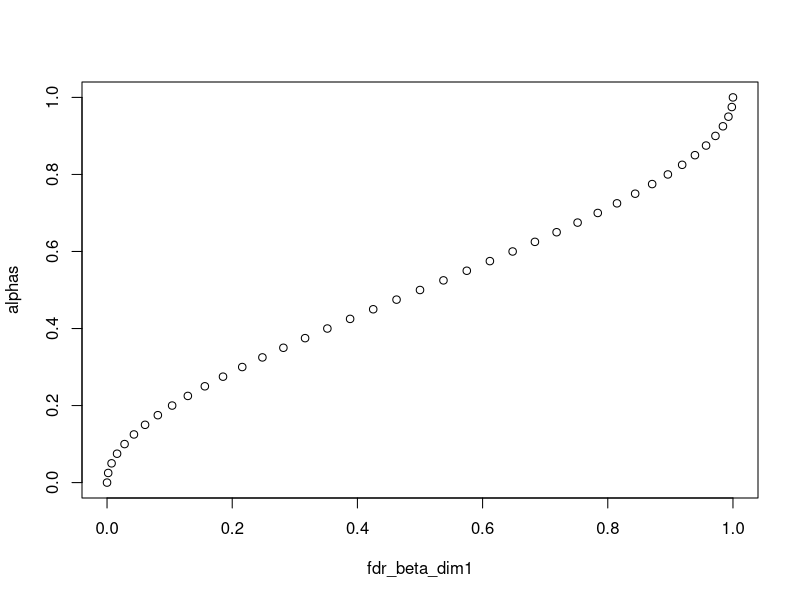
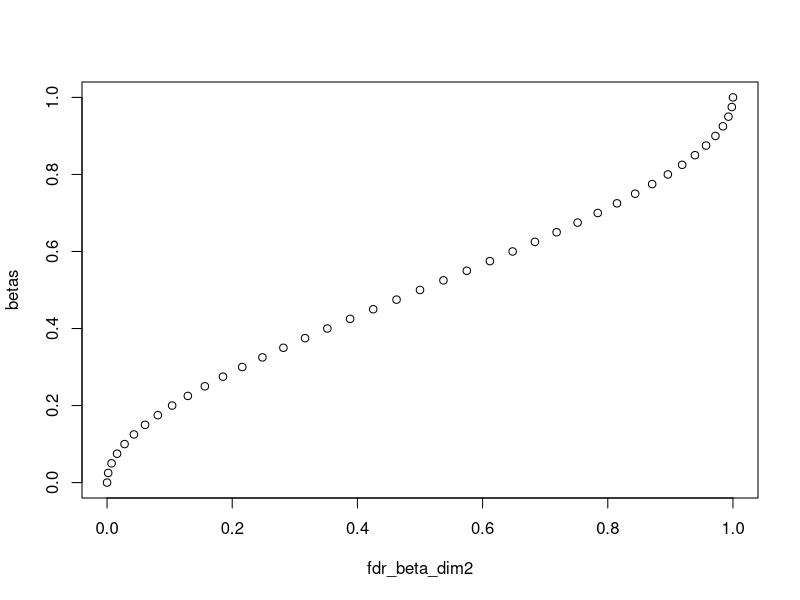
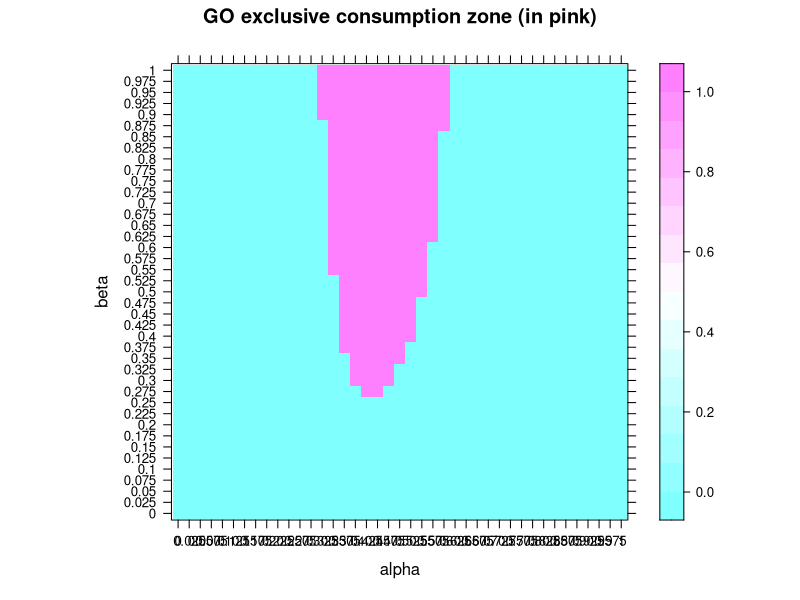
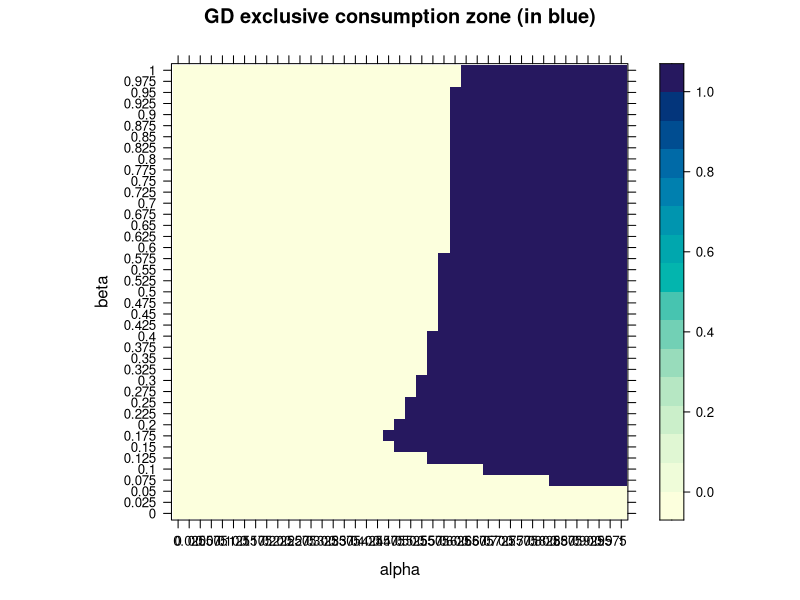
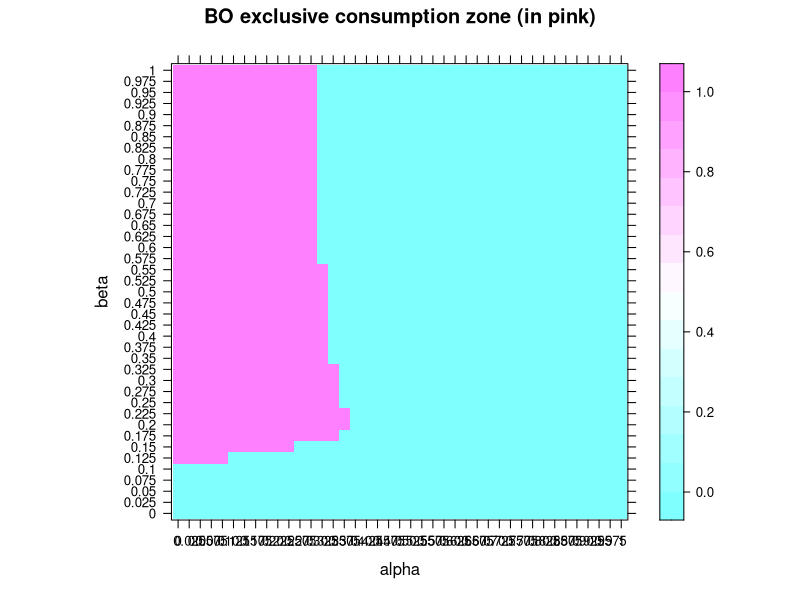
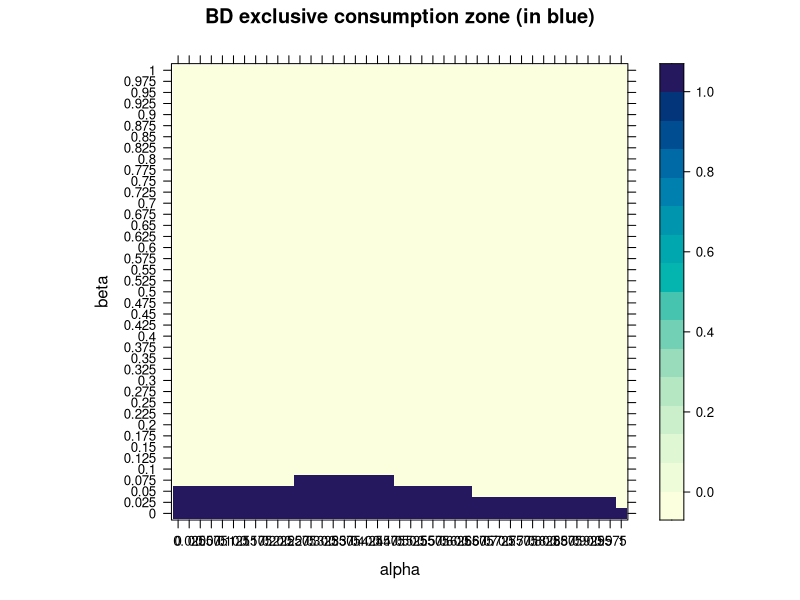
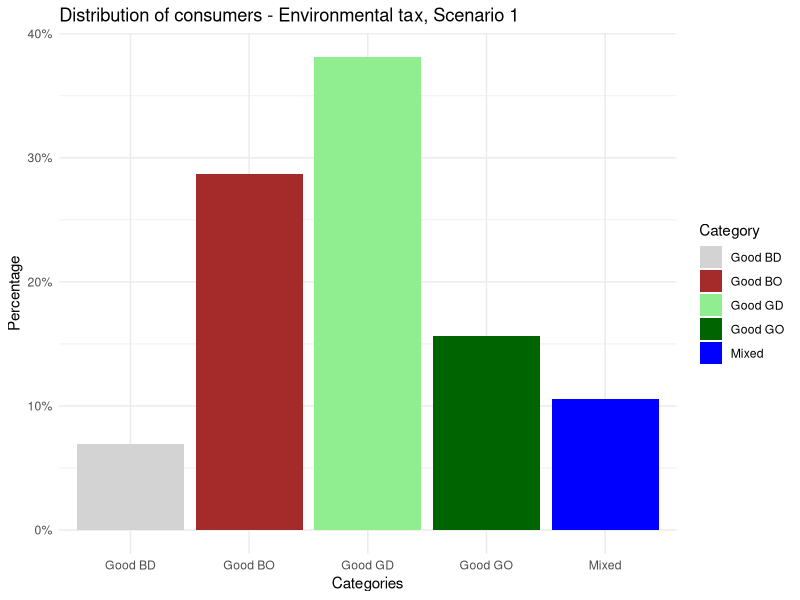
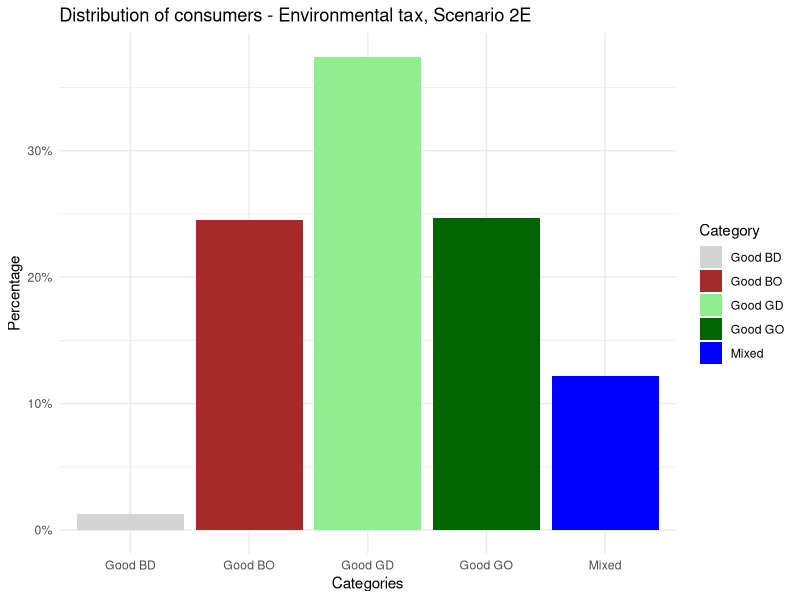

Write the R code that produced these figures, in order. (Note: this script raises an error after producing the figures.)
########## A model of consumption choices and sufficiency with environmental and social image preferences - First simulation method ###########

# Install ggplot2 package if not already installed
#install.packages("ggplot2")


library(lattice)
library(tidyverse)
library (gtools)
library(RColorBrewer)
library(ggplot2)


######## INTRODUCTION ###############


rm(list=ls())

#This script is designed for numerical simulations associated to the model presented here : https://fr.overleaf.com/project/653a7f038e83eb35864f2593 
# It aims to calculate the consumption areas and quantities of different goods. 
#These goods are defined along two dimensions: green/brown, conspicuous/discreet.
#Depending on their personal preferences, agents can choose to consume one or several goods.




#Method used in this script : As our heterogeneous consumers are placed in a [0,1]*[0,1] grid according to their preferences (on the x-axis, environmental awareness; on the y-axis, concern for social image), 
#The idea behind this numerical method is to discretize/rasterize the square into several points/pixels (expressing the two types of preferences in percentages if the number of points is 101 on the square ; for example individuals lying at the origin being indifferent to both, while those at the top right hand corner have maximum sensitivities to both).


#Matrix size is defined as a function of the step between 2 pixels.
step = 0.025
size = 1/step + 1
size


#Let's also define our preference parameters, over which we will iterate
alphas <- seq(from = 0,to = 1,by=step)
betas_rev <- seq(from = 1,to = 0,by=-step) #reversed so that coordinates appear in the right order
betas <- seq(from = 0,to = 1,by=step) #only for graphs


######### SCENARIO CHOICE - Assign values to shape parameters according to the scenario ############

#Basic scenario 2 (2A): two beta laws with the two same shape parameters (bell curves) to model the concentration in the middle of the distribution
a=b=c=d=2

#Variant (2b) - Only concentrated for environmental sensitivity while uniform for status: the shape parameters are changed (the beta parameter is now assumed to follow a uniform distribution, i.e. a beta distribution with c=d=1).
#a=b=2
#c=d=1


#Scenario 2B: Lower/laxer environmental norm (concentration on the left, beta law with shape parameters 5 and 1 on alpha, uniform on beta).
#a=5
#b=c=d=1

#Scenario 2C : Higher/stringent environmental norm (right-hand concentration)
#a=c=d=1
#b=5



#Scenario 2D : social image matters less (widespread discretion)
#a=b=c=1
#d=5

#Scenario 2E: social image matters more ("Red Queen Economy", Keep Up With the Joneses...)
#a=b=d=1
#c=5


######## POPULATION DISTRIBUTIONS (Part 1) ##############

#Here, square matrices of dimension 'size' are defined. 


#To start with (scenario 1), we generate a uniformly distributed population density matrix of this size, giving the proportions of individuals positioned at each point on the map. 
n1 <- size
n2 <- size
pop <- matrix (rep(1/(size*size), n1*n2), n1, n2)
pop
#For example, by choosing a step size of 0.2, we have a matrix of size 6*6, with 36 coefficients ; while it is 11*11 (and 101 coeffs) for a 0.1 step (the default choice in the first place)



#Scenario 2: population concentration around some values
#This case is modeled by a product of independent beta laws for each preference parameter.

pop2 <- matrix(,n1,n2) #an empty matrix
 

###Code that computes discrete densities for scenario 2###

#We create our quantile vectors (in line)

alphas_vector <- t(matrix(alphas))
betas_vector <- t(matrix(betas))

#Starting from the repartition function, we define the discrete density of a beta (one for each of the 2 dimensions).

densite_beta_dim1 <- function(n, a, b, step) {
  if (n == 0) {
    return(pbeta(1, a, b) - pbeta(1 - step/2, a, b))
  } 
  if (n == 1/step) {
    return(pbeta(step/2,a,b) - pbeta(0,a,b))
  } 
  else {
    densite <- pbeta(step/2 + 1 - n * step, a, b) - pbeta(step/2 + 1 - (n + 1) * step, a, b)
    return(densite)
  }
}

densite_beta_dim2 <- function(n, c, d, step) {
  if (n == 0) {
    return(pbeta(1, c, d) - pbeta(1 - step/2, c, d))
  } 
  if (n == 1/step) {
    return(pbeta(step/2,c,d) - pbeta(0,c,d))
  } 
  else {
    densite <- pbeta(step/2 + 1 - n * step, c, d) - pbeta(step/2 + 1 - (n + 1) * step, c, d)
    return(densite)
  }
}



####################################### POPULATION DISTRIBUTIONS (Part 2) ###########




# Calling the functions at n = 0 and storing the result
result_at_0_dim1 <- densite_beta_dim1(0, a, b, step)
result_at_0_dim2 <- densite_beta_dim2(0, c, d, step)


# Storing other values iteratively in a matrix 
num_iterations <- size - 1  # Change this value as needed
proba_values_dim1 <- matrix(0, nrow = 1, ncol = num_iterations + 1)
proba_values_dim2 <- matrix(0, nrow = 1, ncol = num_iterations + 1)

for (i in 1:num_iterations) {
  proba_values_dim1[1, i + 1] <- densite_beta_dim1(i, a, b, step)
  proba_values_dim2[1, i + 1] <- densite_beta_dim2(i, c, d, step)
}

proba_values_dim1[1]=result_at_0_dim1
proba_values_dim2[1]=result_at_0_dim2

sum(proba_values_dim1)
sum(proba_values_dim2)
#bell-shaped densities, symmetrical and sum to one : perfect !!!


#We multiply our two probability vectors to obtain the probabilities for the entire population.
pop2 = t(proba_values_dim2)%*%proba_values_dim1
#There is indeed a higher population concentration on median values compared to the uniform case.

sum(pop2) 
#just checking, we're good in all dimensions :)
        


#Remark : Repartition functions can be represented (the same ones, with identical shape parameters)
fdr_beta_dim1 <-pbeta(alphas, shape1 = a, shape2 =b)
plot(fdr_beta_dim1,alphas)

fdr_beta_dim2 <-pbeta(betas, shape1 = c, shape2 =d)
plot(fdr_beta_dim2,betas)


#Astuce pour pas avoir à tout relancer = faire une fonction qui demande les paramètres et renvoie tous les résultats
programme<- function() {
  
  x <- as.numeric(readline(prompt = "valeur de x ?"))
  y<- as.numeric(readline(prompt = "valeur de y ?"))
  z<- as.numeric(readline(prompt = "valeur de z ?"))
  
  fonction <- function(x,y,z){
    return(x*y + z*x)
  }
  print(fonction(x, y, z))
}



############# BORDER PARAMETRIZATION ####################

#We define our "borders", delimiting the consumption zones according to the exogenous model parameters (so that we can study the different cases by changing only the following values).
#we initialize the parameters of our "borders", i.e. the prices of the four goods, individual income and marginal damage as well as impact parameters (satisfying model assumptions)
p_go = 3.08
p_gd = 2.04
p_bo = 2.2
p_bd = 1.1 
R = 20
d_prime = 0.01
gamma_bo = 4
gamma_bd = 2
gamma_go = 1.6
gamma_gd = 0.8





######## COMPUTATION OF CONSUMPTION ZONE MATRICES  ###############


#1st method (inspired from the simpler model):
#We run a nested loop on our individuals (i.e. their alpha and beta parameters, which we will convert - by normalizing - into (x,y) coordinates where the coordinates lie between 1 and size).
#For each point (i.e. pair of parameters) we look at which of the 12 constraints are satisfied, which determines the type of good consumed at that point (and the corresponding matrix among the 4 defined above, which will be filled by a "1" at the associated (x,y) point where the good is exclusively consumed).
#The idea is to create four size*size boolean matrices (true = 1 /false = 0), one for each type of consumer; and to examine for each point on the square (using nested loops) whether it satisfies the constraints corresponding to a certain type.

#We start by exclusive consumption zones only (defining the 4 corresponding matrices)
#Then we compute the mixed consumption zones matrices 

#In the end, we'll check that the sum of these four matrices gives 1s in the exclusive consumption zones and integers from 2 to 4 elsewhere.


#1.Exclusive consumption zones


# Function to calculate boolean value based on condition
calculate_boolean <- function(condition) {
  if (condition) {
    return(1)
  } else {
    return(0)
  }
}

# Function to calculate preferences for each good
calculate_preferences <- function(alpha, beta, p_go, p_gd, p_bo, p_bd, R, d_prime, 
                                  gamma_go, gamma_gd, gamma_bo, gamma_bd) {
  bool_f1 <- calculate_boolean((1 - (p_go / p_gd) * alpha) * beta > (((p_go / p_gd) - 1) * (p_go / R) + d_prime * alpha * (gamma_go - gamma_gd * (p_go / p_gd))))
  bool_f2 <- calculate_boolean((1 - (p_go / p_bo) * (1 - alpha)) * beta > (((p_go / p_bo) - 1) * (p_go / R) + d_prime * alpha * (gamma_go - gamma_bo * (p_go / p_bo))))
  bool_f3 <- calculate_boolean(beta > ((p_go/p_bd - 1) * (p_go / R) + d_prime * alpha * (gamma_go - gamma_bd * p_go/p_bd)))
  
  bool_g1 <- calculate_boolean((alpha - (p_gd / p_go)) * beta > (((p_gd / p_go) - 1) * (p_gd / R) + d_prime * alpha * (gamma_gd - gamma_go * (p_gd / p_go))))
  bool_g2 <- calculate_boolean((alpha - (p_gd / p_bo) * (1 - alpha)) * beta > (((p_gd / p_bo) - 1) * (p_gd / R) + d_prime * alpha * (gamma_gd - gamma_bo * (p_gd / p_bo))))
  bool_g3 <- calculate_boolean(alpha * beta > ((p_gd/p_bd - 1) * (p_gd / R) + d_prime * alpha * (gamma_gd - gamma_bd * p_gd/p_bd)))
  
  bool_h1 <- calculate_boolean((1 - alpha - (p_bo / p_go)) * beta > (((p_bo / p_go) - 1) * (p_bo / R) + d_prime * alpha * (gamma_bo - gamma_go * (p_bo / p_go))))
  bool_h2 <- calculate_boolean((1 - alpha * (p_bo / p_gd)) * beta > (((p_bo / p_gd) - 1) * (p_bo / R) + d_prime * alpha * (gamma_bo - gamma_gd * (p_gd / p_bo))))
  bool_h3 <- calculate_boolean((1 - alpha) * beta > ((p_bo/p_bd - 1) * (p_bo / R) + d_prime * alpha * (gamma_bo - gamma_bd * p_bo/p_bd)))
  
  bool_i1 <- calculate_boolean((p_bd/p_go)*beta < ((1- p_bd/p_go) * (p_bd / R) - d_prime * alpha * (gamma_bd - gamma_go * p_bd/p_go)))
  bool_i2 <- calculate_boolean(alpha*(p_bd/p_gd)*beta < ((1- p_bd/p_gd) * (p_bd / R) - d_prime * alpha * (gamma_bd - gamma_gd * p_bd/p_bd)))
  bool_i3 <- calculate_boolean((1-alpha)*(p_bd/p_bo)*beta < ((1- p_bd/p_bo) * (p_bd / R) - d_prime * alpha * (gamma_bd - gamma_bo * p_bd/p_bo)))
  return(c(bool_f1, bool_f2, bool_f3, bool_g1, bool_g2, bool_g3, bool_h1, bool_h2, bool_h3, bool_i1, bool_i2, bool_i3))
}

# Initialize matrices
mat_go_only <- matrix(, nrow = size, ncol = size)  
mat_gd_only <- matrix(, nrow = size, ncol = size)
mat_bo_only <- matrix(, nrow = size, ncol = size)
mat_bd_only <- matrix(, nrow = size, ncol = size)
test <- matrix(, nrow = size, ncol = size)

# Nested loop to qualify each constraint everywhere in the map
for (beta in betas_rev)  {
  for (alpha in alphas) {
    x = size - beta / step
    y = alpha / step + 1
    
    # Calculate preferences for each good
    preferences <- calculate_preferences(alpha, beta, p_go, p_gd, p_bo, p_bd, R, d_prime, gamma_go, gamma_gd, gamma_bo, gamma_bd)
    
    # Fill boolean matrices of exclusive consumption
    mat_go_only[x, y] <- prod(as.numeric(preferences[1:3]))
    mat_gd_only[x, y] <- prod(as.numeric(preferences[4:6]))
    mat_bo_only[x, y] <- prod(as.numeric(preferences[7:9]))
    mat_bd_only[x, y] <- prod(as.numeric(preferences[10:12]))
    
    test[x, y] <- mat_go_only[x, y] + mat_bo_only[x, y] + mat_gd_only[x, y] + mat_bd_only[x, y]
  }
}

#Our exclusive consumption matrices are almost fine, they perfectly tie in with our graphs.
#Summing the 4 matrices, we have a few zero coefficients, corresponding to zones in which several goods are consumed.


####### GRAPHICAL REPRESENTATIONS ##########

#To make better figures : https://r-graph-gallery.com/27-levelplot-with-lattice.html


#1. Exclusive consumption zones

#Good GO

  mat1<- mat_go_only %>% 
  as.tibble() %>% 
  as.list() %>% 
  lapply(function(x) rev(x)) %>% 
  do.call(rbind, .) %>% 
  as.matrix()

colnames(mat1)<-alphas
row.names(mat1)<-betas

levelplot(mat1, main="GO exclusive consumption zone (in pink)", xlab="alpha", ylab="beta", col.regions = cm.colors(121))   

#GD
mat2<- mat_gd_only %>% 
  as.tibble() %>% 
  as.list() %>% 
  lapply(function(x) rev(x)) %>% 
  do.call(rbind, .) %>% 
  as.matrix()

colnames(mat2)<-alphas
row.names(mat2)<-betas

levelplot(mat2, main="GD exclusive consumption zone (in blue)", xlab="alpha", ylab="beta")    


#BO

mat3<- mat_bo_only %>% 
  as.tibble() %>% 
  as.list() %>% 
  lapply(function(x) rev(x)) %>% 
  do.call(rbind, .) %>% 
  as.matrix()

colnames(mat3)<-alphas
row.names(mat3)<-betas


levelplot(mat3, main="BO exclusive consumption zone (in pink)", xlab="alpha", ylab="beta",col.regions = cm.colors(121))   


#BD

mat4<- mat_bd_only %>% 
  as.tibble() %>% 
  as.list() %>% 
  lapply(function(x) rev(x)) %>% 
  do.call(rbind, .) %>% 
  as.matrix()

colnames(mat4)<-alphas
row.names(mat4)<-betas

levelplot(mat4, main="BD exclusive consumption zone (in blue)", xlab="alpha", ylab="beta")  


########### COMPUTATION OF AGGREGATED QUANTITIES IN DIFFERENT SCENARIOS########

#In each case, we first compute the consumption shares and the quantities consumed.
#And then we derive the subsequent total environmental impacts.

### 1) Exclusive consumption only
 
###### Scenario 1  : Uniformly distributed population ######

#Consumption shares
pop_go_unif = pop*mat_go_only
pop_gd_unif = pop*mat_gd_only
pop_bo_unif = pop*mat_bo_only
pop_bd_unif = pop*mat_bd_only

#We express these consumption shares in percentages
excl_cons_go_scenar1 = sum(pop_go_unif)*100
excl_cons_gd_scenar1 = sum(pop_gd_unif)*100
excl_cons_bo_scenar1 = sum(pop_bo_unif)*100
excl_cons_bd_scenar1 = sum(pop_bd_unif)*100
total_exclusive = excl_cons_go_scenar1 + excl_cons_gd_scenar1  + excl_cons_bo_scenar1 + excl_cons_bd_scenar1 

excl_cons_go_scenar1 
excl_cons_gd_scenar1
excl_cons_bo_scenar1 
excl_cons_bd_scenar1
total_exclusive



#We represent these shares in a diagram 

categories <- c("Good GO", "Good GD", "Good BO", "Good BD", "Mixed")
percentages <- c(excl_cons_go_scenar1, excl_cons_gd_scenar1, excl_cons_bo_scenar1, excl_cons_bd_scenar1, 100-total_exclusive)

# Create a data frame
data <- data.frame(Category = categories, Percentage = percentages)

# Set colors
custom_colors <- c("lightgrey", "brown", "lightgreen", "darkgreen", "blue") 

# Create a bar plot (caption to be changed according to the case tested)
plot <- ggplot(data, aes(x = Category, y = Percentage, fill = Category)) +
  geom_bar(stat = "identity") +
  labs(title = "Distribution of consumers - Environmental tax, Scenario 1",
       x = "Categories",
       y = "Percentage") +
  scale_y_continuous(labels = scales::percent_format(scale = 1)) +  # Format y-axis as percentage
  theme_minimal()+
  scale_fill_manual(values = custom_colors)

print(plot)




###### Scenario 2 : A concentration of the population around certain values (product of independent Beta laws) ######

pop_go_scenar2 = pop2*mat_go_only
pop_gd_scenar2 = pop2*mat_gd_only
pop_bo_scenar2 = pop2*mat_bo_only
pop_bd_scenar2= pop2*mat_bd_only

excl_conso_go_scenar2 = sum(pop_go_scenar2)*100   
excl_conso_bo_scenar2 = sum(pop_bo_scenar2)*100
excl_conso_gd_scenar2 = sum(pop_gd_scenar2)*100
excl_conso_bd_scenar2 = sum(pop_bd_scenar2)*100
total_exclusive2 = excl_conso_go_scenar2 + excl_conso_gd_scenar2  + excl_conso_bo_scenar2 + excl_conso_bd_scenar2

excl_conso_go_scenar2
excl_conso_bo_scenar2
excl_conso_gd_scenar2
excl_conso_bd_scenar2
total_exclusive2

#We represent these shares in a diagram 

categories2 <- c("Good GO", "Good GD", "Good BO", "Good BD", "Mixed")
percentages2 <- c(excl_conso_go_scenar2, excl_conso_gd_scenar2, excl_conso_bo_scenar2, excl_conso_bd_scenar2, 100-total_exclusive2)  

# Create a data frame
data2 <- data.frame(Category = categories2, Percentage = percentages2)

custom_colors <- c("lightgrey", "brown", "lightgreen", "darkgreen", "blue")  


# Create a bar plot (caption to be changed according to the case/scenario tested)
plot2 <- ggplot(data2, aes(x = Category, y = Percentage, fill = Category)) +
  geom_bar(stat = "identity") +
  labs(title = "Distribution of consumers - Environmental tax, Scenario 2E",
       x = "Categories",
       y = "Percentage") +
  scale_y_continuous(labels = scales::percent_format(scale = 1)) +  # Format y-axis as percentage
  theme_minimal()+
  scale_fill_manual(values = custom_colors)

print(plot2)


### Common to all scenarios  : 

###We define the quantities consumed in each exclusive zone by each consumer.

indiv_quantity_go = R/p_go
indiv_quantity_gd = R/p_gd
indiv_quantity_bo = R/p_bo
indiv_quantity_bd = R/p_bd


### Multiplying the population matrix coefficients by these quantities yields total quantities for each good : 

#Scenario 1 : for a uniform distribution, it is sufficient to sum all the coefficients wihtout using the pop matrix as we know the population is equally distributed

total_quantity_go = sum(indiv_quantity_go*mat_go_only)
total_quantity_gd = sum(indiv_quantity_gd*mat_gd_only) 
total_quantity_bo = sum(indiv_quantity_bo*mat_bo_only)
total_quantity_bd = sum(indiv_quantity_bd*mat_bd_only) 
total_quantity_consumed = total_quantity_go + total_quantity_gd + total_quantity_bo + total_quantity_bd

total_quantity_go
total_quantity_gd
total_quantity_bo
total_quantity_bd
total_quantity_consumed



#Scenario 2 

#We first rescale population matrices by the size of the population (the square of the size variable) so that a bit more than 1 individual lie in each pixel in a concentrated area (max seems to be around 2.3), whereas one can find values between 0 and 1 when one gets further from the concentrated area
pop_go_scenar2_rescaled = pop_go_scenar2*size^2
pop_gd_scenar2_rescaled = pop_gd_scenar2*size^2
pop_bo_scenar2_rescaled = pop_bo_scenar2*size^2
pop_bd_scenar2_rescaled= pop_bd_scenar2*size^2


#And then we apply the same principle

total_quantity_go_scenar2 = sum(indiv_quantity_go*pop_go_scenar2_rescaled)
total_quantity_gd_scenar2 = sum(indiv_quantity_gd*pop_gd_scenar2_rescaled) 
total_quantity_bo_scenar2 = sum(indiv_quantity_bo*pop_bo_scenar2_rescaled)
total_quantity_bd_scenar2 = sum(indiv_quantity_bd*pop_bd_scenar2_rescaled) 
total_quantity_consumed_scenar2 = total_quantity_go_scenar2 + total_quantity_gd_scenar2 + total_quantity_bo_scenar2 + total_quantity_bd_scenar2

total_quantity_go_scenar2
total_quantity_gd_scenar2
total_quantity_bo_scenar2
total_quantity_bd_scenar2
total_quantity_consumed_scenar2






###Finally, in each scenario, weighting these total quantities by the coefficients of environmental impact yields us a total environmental impact value of each good:

#Scenario 1

total_impact_go = gamma_go*total_quantity_go
total_impact_gd = gamma_gd*total_quantity_gd
total_impact_bo = gamma_bo*total_quantity_bo
total_impact_bd = gamma_bd*total_quantity_bd
total_impact_consumption = total_impact_go + total_impact_gd + total_impact_bo + total_impact_bd

total_impact_go
total_impact_gd
total_impact_bo
total_impact_bd
total_impact_consumption


#Plot the impacts 

data_impacts <- data.frame(
  category = c("Good BD", "Good  BO", "Good GD ", "Good  GO"),
  values = c(total_impact_bd, total_impact_bo, total_impact_gd, total_impact_go)
)

bar_colors <- c("lightgrey", "brown", "lightgreen", "darkgreen")

ylim_values <- c(0, 50000)

barplot(data_impacts$values, names.arg = data_impacts$category,  col = bar_colors, main = "Env. impacts by good type - Case 4, Sce. 1", ylab = "Impacts", border = "black",ylim = ylim_values)



#Scenario 2

total_impact_go_scenar2 = gamma_go*total_quantity_go_scenar2
total_impact_gd_scenar2 = gamma_gd*total_quantity_gd_scenar2
total_impact_bo_scenar2 = gamma_bo*total_quantity_bo_scenar2
total_impact_bd_scenar2 = gamma_bd*total_quantity_bd_scenar2
total_impact_consumption_scenar2 = total_impact_go_scenar2 + total_impact_gd_scenar2 + total_impact_bo_scenar2 + total_impact_bd_scenar2

total_impact_go_scenar2
total_impact_gd_scenar2
total_impact_bo_scenar2
total_impact_bd_scenar2
total_impact_consumption_scenar2

#Plot
data_impacts <- data.frame(
  category = c("Good BD", "Good  BO", "Good GD ", "Good  GO"),
  values = c(total_impact_bd_scenar2, total_impact_bo_scenar2, total_impact_gd_scenar2, total_impact_go_scenar2)
)

ylim_values <- c(0, 50000) #to be changed according to the analysis

bar_colors <- c("lightgrey", "brown", "lightgreen", "darkgreen")

barplot(data_impacts$values, names.arg = data_impacts$category,  col = bar_colors, main = "Env.impacts by good type - Reference case, Sce. 2B", ylab = "Impacts", border = "black",ylim = ylim_values)




###As an additional sufficiency metrics, let's compute the total impact per capita

#Scenario 1 : we simply divide aggregate impact by the population inside exclusive consumption zones (here we can simply divide total impact by the percentage of exclusive pixels as we have one pixel = one person)

total_impact_percapita = total_impact_consumption/((excl_cons_go_scenar1+excl_cons_gd_scenar1+excl_cons_bo_scenar1+excl_cons_bd_scenar1)*1/100*size^2)
total_impact_percapita

#Scenario 2 : To obtain the impact per capita, here we need to know how many exclusive consumers there are taking into account the rescaled matrices 

number_exclusives = sum(pop_go_scenar2_rescaled)+sum(pop_gd_scenar2_rescaled)+sum(pop_bo_scenar2_rescaled)+sum(pop_bd_scenar2_rescaled)
number_exclusives #different from size square

total_impact_percapita_scenar2 = total_impact_consumption_scenar2/number_exclusives
total_impact_percapita_scenar2

#Compute the variation (in percentage) of impacts per capita when changing pop distribution from uniform to concentration
variation_impactpercapita = ((total_impact_percapita_scenar2-total_impact_percapita)/total_impact_percapita)*100
variation_impactpercapita



#To study the different cases within each scenario :
#we go to the 'parametrization' section above and directly change the parameters according to what we want to test, and then rerun the code (corresponding to the chosen scenario) up to this point.


########### COMPARING CASES AND SCENARIOS #########

#To ensure better comparability, let's plot per capita variables (+variations?) in the different cases, in both scenarios.
#To do this, we have to store the results for each case in different variables, that we will finally use in the code for the plot.

#1. Per capita impacts

#Scenario 1 results : store in the suited variable according to case tested.
#total_impact_percapita_unif_ref <- total_impact_percapita 
#total_impact_percapita_unif_case2 <-  total_impact_percapita 
#total_impact_percapita_unif_case3 <-  total_impact_percapita 
#total_impact_percapita_unif_case4 <-  total_impact_percapita 
#total_impact_percapita_unif_case5 <-  total_impact_percapita 
#total_impact_percapita_unif_case6 <-  total_impact_percapita 
#total_impact_percapita_unif_case7 <-  total_impact_percapita 
#total_impact_percapita_unif_degrowth <- total_impact_percapita 
#total_impact_percapita_unif_tax <- total_impact_percapita

#Scenario 2A results
#total_impact_percapita_scenar2A_ref <- total_impact_percapita_scenar2 
#total_impact_percapita_scenar2A_case2 <-  total_impact_percapita_scenar2 
#total_impact_percapita_scenar2A_case3 <-  total_impact_percapita_scenar2 
#total_impact_percapita_scenar2A_case4 <-  total_impact_percapita_scenar2 
#total_impact_percapita_scenar2A_case5 <-  total_impact_percapita_scenar2 
#total_impact_percapita_scenar2A_case6 <-  total_impact_percapita_scenar2 
#total_impact_percapita_scenar2A_case7 <-  total_impact_percapita_scenar2 
#total_impact_percapita_scenar2A_degrowth <- total_impact_percapita_scenar2 
#total_impact_percapita_scenar2A_tax <- total_impact_percapita_scenar2 



#Scenario 2B results
#total_impact_percapita_scenar2B_ref <- total_impact_percapita_scenar2 
#total_impact_percapita_scenar2B_case2 <-  total_impact_percapita_scenar2
#total_impact_percapita_scenar2B_case3 <-  total_impact_percapita_scenar2
#total_impact_percapita_scenar2B_case4 <-  total_impact_percapita_scenar2
#total_impact_percapita_scenar2B_case5 <-  total_impact_percapita_scenar2
#total_impact_percapita_scenar2B_case6 <-  total_impact_percapita_scenar2
#total_impact_percapita_scenar2B_case7 <-  total_impact_percapita_scenar2
#total_impact_percapita_scenar2B_degrowth <- total_impact_percapita_scenar2  
#total_impact_percapita_scenar2B_tax <- total_impact_percapita_scenar2

#Scenario 2C results
#total_impact_percapita_scenar2C_ref <- total_impact_percapita_scenar2 
#total_impact_percapita_scenar2C_case2 <-  total_impact_percapita_scenar2
#total_impact_percapita_scenar2C_case3 <-  total_impact_percapita_scenar2
#total_impact_percapita_scenar2C_case4 <-  total_impact_percapita_scenar2
#total_impact_percapita_scenar2C_case5 <-  total_impact_percapita_scenar2
#total_impact_percapita_scenar2C_case6 <-  total_impact_percapita_scenar2
#total_impact_percapita_scenar2C_case7 <-  total_impact_percapita_scenar2
#total_impact_percapita_scenar2C_degrowth <- total_impact_percapita_scenar2 
#total_impact_percapita_scenar2C_tax <- total_impact_percapita_scenar2


#Scenario 2D results
#total_impact_percapita_scenar2D_ref <- total_impact_percapita_scenar2
#total_impact_percapita_scenar2D_case2 <-  total_impact_percapita_scenar2
#total_impact_percapita_scenar2D_case3 <-  total_impact_percapita_scenar2
#total_impact_percapita_scenar2D_case4 <-  total_impact_percapita_scenar2
#total_impact_percapita_scenar2D_case5 <-  total_impact_percapita_scenar2
#total_impact_percapita_scenar2D_case6 <-  total_impact_percapita_scenar2
#total_impact_percapita_scenar2D_case7 <-  total_impact_percapita_scenar2

#Scenario 2E results
#total_impact_percapita_scenar2E_ref <- total_impact_percapita_scenar2 
#total_impact_percapita_scenar2E_case2 <-  total_impact_percapita_scenar2
#total_impact_percapita_scenar2E_case3 <-  total_impact_percapita_scenar2
#total_impact_percapita_scenar2E_case4 <-  total_impact_percapita_scenar2
#total_impact_percapita_scenar2E_case5 <-  total_impact_percapita_scenar2
#total_impact_percapita_scenar2E_case6 <-  total_impact_percapita_scenar2
#total_impact_percapita_scenar2E_case7 <-  total_impact_percapita_scenar2
#total_impact_percapita_scenar2E_degrowth <- total_impact_percapita_scenar2 
#total_impact_percapita_scenar2E_tax <- total_impact_percapita_scenar2



#Let's start with case comparison in scenario 1.

# Store per capita impacts and case categories in lists or vectors
categories <- c("Ref", "Case 2", "Case 3", "Case 4", "Case 5", "Case 6","Degrowth","Tax")
per_capita_impacts <- c(
  total_impact_percapita_unif_ref,
  total_impact_percapita_unif_case2,
  total_impact_percapita_unif_case3,
  total_impact_percapita_unif_case4,
  total_impact_percapita_unif_case5,
  total_impact_percapita_unif_case6,
  total_impact_percapita_unif_degrowth,
  total_impact_percapita_unif_tax
  
)

# Create a data frame
data <- data.frame(Category = factor(categories, levels = c("Ref", "Tax", "Degrowth", "Case 2", "Case 3", "Case 4", "Case 5", "Case 6")), Numbers = per_capita_impacts)

# Set custom colors for the gradient fill
custom_gradient_colors <- colorRampPalette(c("green", "tan", "saddlebrown"))(length(per_capita_impacts))

# Create the bar plot using ggplot2
plot_pcimpact_unif <- ggplot(data, aes(x = Category, y = Numbers, fill = Numbers)) +
  geom_bar(stat = "identity") +
  labs(
    title = "Per capita impacts in the different cases, Uniform distribution",
    x = "Cases",
    y = "Impacts"
  ) +
  theme_minimal() +
  scale_fill_gradientn(
    colors = custom_gradient_colors,
    guide = "legend",
    name = "Impacts"
  )

# Display the plot
print(plot_pcimpact_unif)



#We then do the same in scenario 2A.

# Store per capita impacts and case categories in lists or vectors
categories <- c("Ref", "Case 2", "Case 3", "Case 4", "Case 5", "Case 6","Degrowth")
per_capita_impacts <- c(
  total_impact_percapita_scenar2A_ref,
  total_impact_percapita_scenar2A_case2,
  total_impact_percapita_scenar2A_case3,
  total_impact_percapita_scenar2A_case4,
  total_impact_percapita_scenar2A_case5,
  total_impact_percapita_scenar2A_case6,
  total_impact_percapita_scenar2A_degrowth
)

# Create a data frame
data <- data.frame(Category = factor(categories, levels = c("Ref", "Degrowth", "Case 2", "Case 3", "Case 4", "Case 5", "Case 6")), Numbers = per_capita_impacts)

# Set custom colors for the gradient fill
custom_gradient_colors <- colorRampPalette(c("green", "tan", "saddlebrown"))(length(per_capita_impacts))

# Create the bar plot using ggplot2
plot_pcimpact_scen2 <- ggplot(data, aes(x = Category, y = Numbers, fill = Numbers)) +
  geom_bar(stat = "identity") +
  labs(
    title = "Per capita impacts in the different cases, Scenario 2A",
    x = "Cases",
    y = "Impacts"
  ) +
  theme_minimal() +
  scale_fill_gradientn(
    colors = custom_gradient_colors,
    guide = "legend",
    name = "Impacts"
  )

# Display the plot
print(plot_pcimpact_scen2)


#Let's now plot the per capita impacts in the ref case according to the scenario

# Store per capita impacts and scenario categories in lists or vectors
categories <- c("Unif (Sce. 1)", "Sce. 2A", "Sce. 2B", "Sce. 2C", "Sce. 2D", "Sce. 2E")
per_capita_impacts <- c(
  total_impact_percapita_unif_ref,
  total_impact_percapita_scenar2A_ref,
  total_impact_percapita_scenar2B_ref,
  total_impact_percapita_scenar2C_ref,
  total_impact_percapita_scenar2D_ref,
  total_impact_percapita_scenar2E_ref
)

# Create a data frame
data <- data.frame(Category = factor(categories, levels = c("Unif (Sce. 1)", "Sce. 2A", "Sce. 2B", "Sce. 2C", "Sce. 2D", "Sce. 2E")), Numbers = per_capita_impacts)

# Set custom colors for the gradient fill
custom_gradient_colors <- colorRampPalette(c("green", "tan", "saddlebrown"))(length(per_capita_impacts))

# Create the bar plot using ggplot2
plot_pcimpact_ref <- ggplot(data, aes(x = Category, y = Numbers, fill = Numbers)) +
  geom_bar(stat = "identity") +
  labs(
    title = "Per capita impacts in the different population scenarios, Ref. case",
    x = "Population distribution scenarios",
    y = "Impacts"
  ) +
  theme_minimal() +
  scale_fill_gradientn(
    colors = custom_gradient_colors,
    guide = "legend",
    name = "Impacts"
  )

# Display the plot
print(plot_pcimpact_ref)



#We now plot the different degrowth scenarios (depending on evolution of preferences)

# Store per capita impacts and scenario categories in lists or vectors
categories <- c("Ref-Center", "Degrowth-Center", "Degrowth-Left", "Degrowth-Right", "Degrowth-Top")
per_capita_impacts <- c(
  total_impact_percapita_scenar2A_ref,
  total_impact_percapita_scenar2A_degrowth,
  total_impact_percapita_scenar2B_degrowth,
  total_impact_percapita_scenar2C_degrowth,
  total_impact_percapita_scenar2E_degrowth
)

# Create a data frame
data <- data.frame(Category = factor(categories, levels = c("Ref-Center", "Degrowth-Center", "Degrowth-Left", "Degrowth-Right", "Degrowth-Top")), Numbers = per_capita_impacts)

# Set custom colors for the gradient fill
custom_gradient_colors <- colorRampPalette(c("green", "tan", "saddlebrown"))(length(per_capita_impacts))

# Create the bar plot using ggplot2
plot_pcimpact_degrowth <- ggplot(data, aes(x = Category, y = Numbers, fill = Numbers)) +
  geom_bar(stat = "identity") +
  labs(
    title = "Per capita impacts in different degrowth scenarios relative to baseline",
    x = "Scenarios (case-type of population distribution concentration)",
    y = "Per capita impacts"
  ) +
  theme_minimal() +
  scale_fill_gradientn(
    colors = custom_gradient_colors,
    guide = "legend",
    name = "Impacts"
  )

# Display the plot
print(plot_pcimpact_degrowth)




#We now plot the different tax scenarios (depending on evolution of preferences)

# Store per capita impacts and scenario categories in lists or vectors
categories <- c("Ref-Center", "Tax-Center", "Ref-Left", "Tax-Left", "Ref-Right", "Tax-Right", "Ref-Top", "Tax-Top")
per_capita_impacts <- c(
  total_impact_percapita_scenar2A_ref,
  total_impact_percapita_scenar2A_tax,
  total_impact_percapita_scenar2B_ref,
  total_impact_percapita_scenar2B_tax,
  total_impact_percapita_scenar2C_ref,
  total_impact_percapita_scenar2C_tax,
  total_impact_percapita_scenar2E_ref,
  total_impact_percapita_scenar2E_tax
)

# Create a data frame
data <- data.frame(Category = factor(categories, levels =  c("Ref-Center", "Tax-Center", "Ref-Left", "Tax-Left", "Ref-Right", "Tax-Right", "Ref-Top", "Tax-Top")), Numbers = per_capita_impacts)

# Set custom colors for the gradient fill
custom_gradient_colors <- colorRampPalette(c("green", "tan", "saddlebrown"))(length(per_capita_impacts))

# Create the bar plot using ggplot2
plot_pcimpact_tax <- ggplot(data, aes(x = Category, y = Numbers, fill = Numbers)) +
  geom_bar(stat = "identity") +
  labs(
    title = "Effect of taxes on impacts relative to baseline in different scenarios",
    x = "Scenarios (case-type of population distribution concentration)",
    y = "Per capita impacts"
  ) +
  theme_minimal() +
  scale_fill_gradientn(
    colors = custom_gradient_colors,
    guide = "legend",
    name = "Impacts"
  )

# Display the plot
print(plot_pcimpact_tax)
